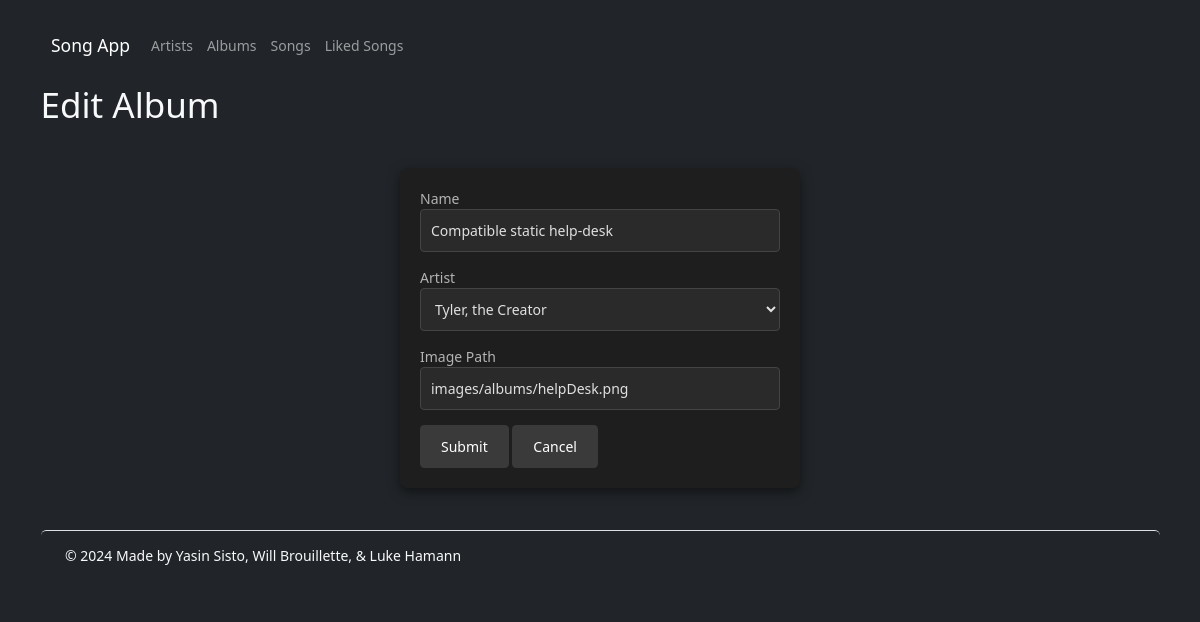
Page /?action=albumForm&albumId=15 on the committed database.
### tables this page shows
CREATE TABLE albums (
    id        int           AUTO_INCREMENT,
    name      varchar(127)  NOT NULL,
    imagePath varchar(1023) NOT NULL,
    artistId  int           NOT NULL,
    PRIMARY KEY (id),
    CONSTRAINT albumsUkNameArtistId UNIQUE (name, artistId),
    CONSTRAINT albumsFkArtistId FOREIGN KEY (artistId) REFERENCES artists(id)
        ON DELETE CASCADE
);

CREATE TABLE artists (
    id               int           AUTO_INCREMENT,
    name             varchar(127)  NOT NULL,
    imagePath        varchar(1023) NOT NULL,
    monthlyListeners int           NOT NULL,
    PRIMARY KEY (id),
    CONSTRAINT artistsUkName UNIQUE (name)
);

### index.php (called while the page is built, shortened)
<?php
require('models/_database.php');
require('models/artists.php');
require('models/albums.php');
require('controllers/albumsController.php');

### models/albums.php (called while the page is built, shortened)
<?php
function getAlbum(int $albumId) : array
{
    global $db;
    $query = 'SELECT albums.id id, albums.name name, albums.artistId artistId,
                     albums.imagePath imagePath, artists.name artistName
              FROM albums
                  JOIN artists ON albums.artistId = artists.id
              WHERE albums.id = :albumId';
    $statement = $db->prepare($query);
    $statement->bindValue(':albumId', $albumId);
    $statement->execute();
    $album = $statement->fetch();
    return $album;
}
?>

### models/artists.php (called while the page is built, shortened)
<?php
function getAllArtists()
{
    global $db;
    $query = 'SELECT id, name, monthlyListeners, imagePath
              FROM artists
              ORDER BY LOWER(name)';
    $statement = $db->prepare($query);
    $statement->execute();
    $artists = $statement->fetchAll();
    return $artists;
}
?>

### views/albums/albumForm.php (the view, shortened to what this page needs)
<?php include('views/_partials/header.php'); ?>
<h1>
    <?php echo ($album['id'] == 0 ? 'Add' : 'Edit') . ' Album'; ?>
</h1>
<form action="." method="post" class="form form-dark">
    <div class="form-group">
        <label for="name" class="label">Name</label>
        <input type="text" name="name" id="name" class="input"
            value="<?php echo htmlspecialchars($album['name']); ?>" />
    </div>
    <div>
        <label for="artistId" class="label">Artist</label>
        <select name="artistId" id="artistId" class="select">
            <?php foreach ($artists as $artist) : ?>
                <option value="<?php echo $artist['id']; ?>"
                    <?php if ($album['artistId'] == $artist['id']) : ?>
                        selected
                    <?php endif; ?>>
                    <?php echo htmlspecialchars($artist['name']) ?>
                </option>
            <?php endforeach; ?>
        </select>
    </div>
    <div class="form-group">
        <label for="imagePath" class="label">Image Path</label>
        <input type="text" name="imagePath" id="imagePath" class="input"
            value="<?php echo htmlspecialchars($album['imagePath']); ?>" />
    </div>
    <div class="form-group">
        <input type="submit" value="Submit" class="btn btn-dark" />
        <?php
            if ($album['id'] == 0)
            {
                $href = '.?action=listAlbums';
            }
            else
            {
                $href = '.?action=viewAlbum&albumId=' . $album['id'];
            }
        ?>
        <a href="<?php echo $href; ?>" class="btn btn-cancel">Cancel</a>
    </div>
</form>
<?php include('views/_partials/footer.php'); ?>

### css/site.css (style rules this page uses)
:root { font-family: 'Arial', sans-serif; font-size: 14px; position: relative; min-height: 100%; }
body { background-color: #121212; color: #e0e0e0; }
.btn { background-color: #3a3a3a; color: #fff; border: none; border-radius: 0.3rem; padding: 0.8rem 1.5rem; }
.btn-submit, .btn-cancel { cursor: pointer; transition: background-color 0.3s ease; text-decoration: none; display: inline-block; }
.form { background-color: #1e1e1e; padding: 20px; border-radius: 8px; box-shadow: 0 4px 12px rgba(0, 0, 0, 0.5); max-width: 400px; margin: 3rem auto; }
.label { color: #b3b3b3; }
.input { color: #e0e0e0; background-color: #2a2a2a; border: 1px solid #444; border-radius: 4px; padding: 10px; width: 100%; margin-bottom: 15px; }
.select { background-color: #2a2a2a; color: #e0e0e0; border: 1px solid #444; border-radius: 4px; padding: 10px; width: 100%; margin-bottom: 15px; }

### rows in the picture
albums: name "Compatible static help-desk", artistId "Tyler, the Creator", imagePath "images/albums/helpDesk.png"
